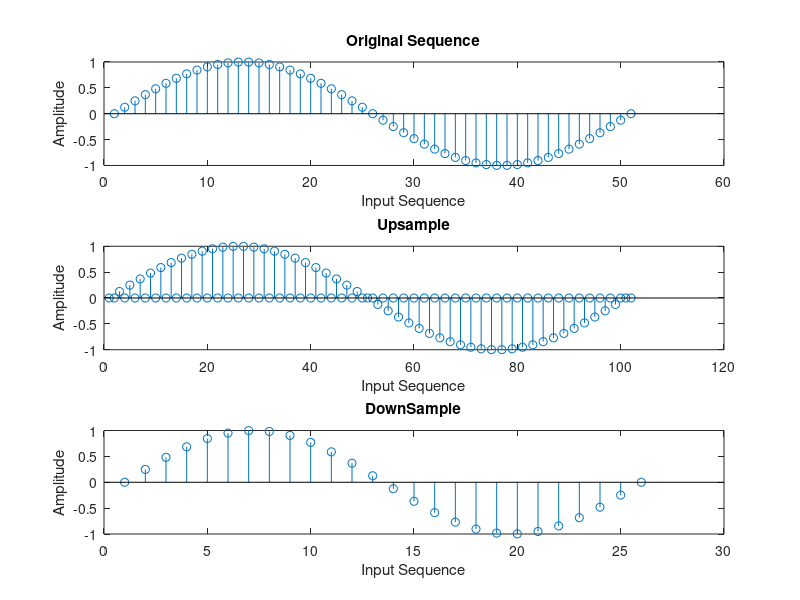

Write the MATLAB code that produced this figure.
clc;
close all;
n = 0:50;
x = sin(2*pi*0.02*n);


y = upsample(x,2);
subplot(3,1,1);
stem(x);
xlabel('Input Sequence');
ylabel('Amplitude');
title('Original Sequence');
subplot(3,1,2);
stem(y);
xlabel('Input Sequence');
ylabel('Amplitude');
title('Upsample');


y2 = downsample(x,2);
subplot(3,1,3);
stem(y2);
xlabel('Input Sequence');
ylabel('Amplitude');
title('DownSample');
display(x);
display(y);
display(y2);
